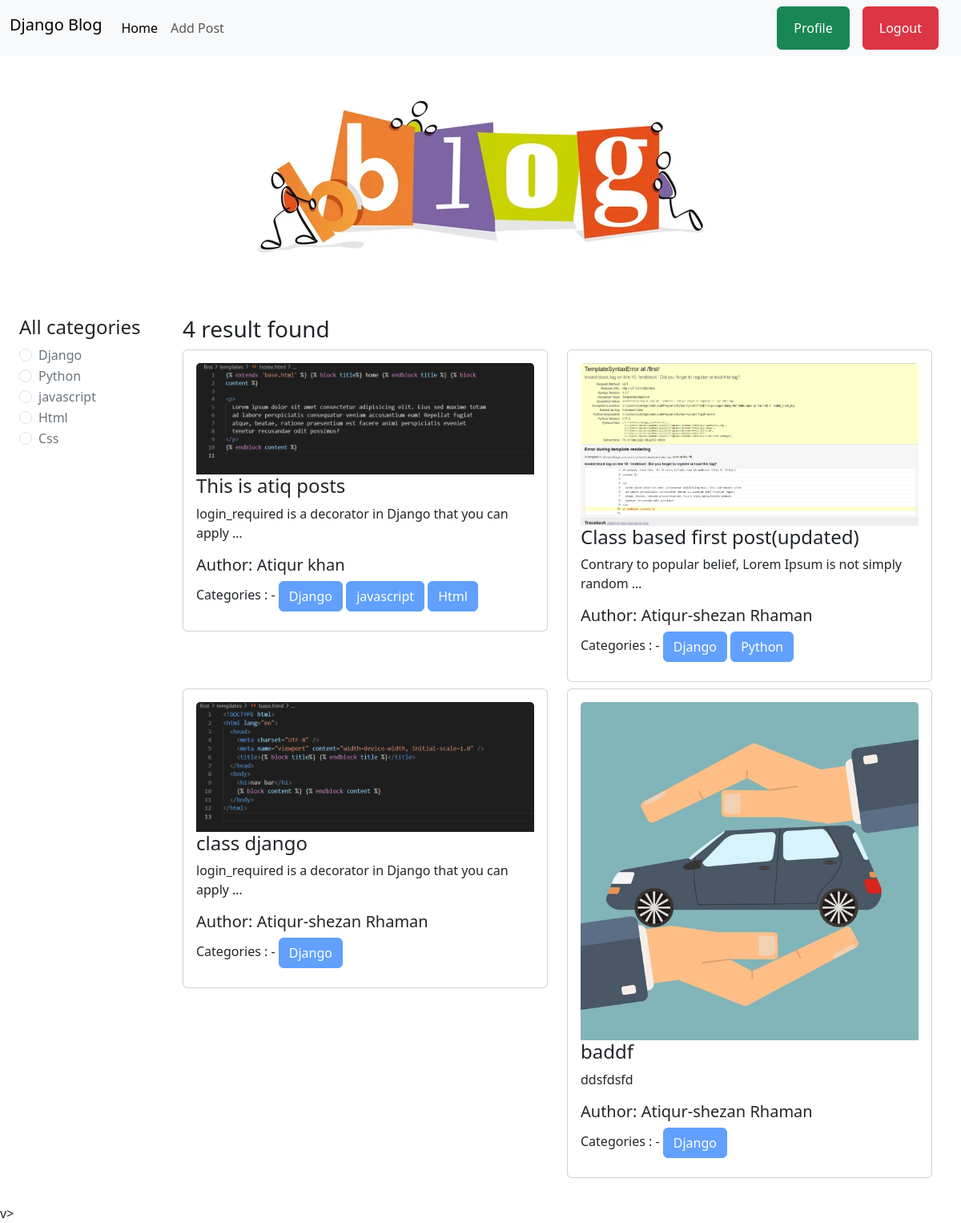
The app's page / (signed in) with its own data.
### categories/models.py (models this page shows, shortened)
class Category(models.Model):
    name = models.CharField(max_length=100)
    slug = models.SlugField(max_length=100, unique=True, null=True, blank=True)

### posts/models.py (models this page shows, shortened)
class Post(models.Model):
    title = models.CharField(max_length=50)
    content = models.TextField()
    category = models.ManyToManyField(Category)
    author = models.ForeignKey(User, on_delete=models.CASCADE)
    image = models.ImageField(upload_to='posts/media/uploads/', blank=True, null=True)

### blog_project/views.py (the view)
# urls.py: 2. Add a URL to urlpatterns:  path('', views.home, name='home')
def home(request, category_slug = None):
    data = Post.objects.all()
    if category_slug is not None:
        category = Category.objects.get(slug = category_slug)
        data = Post.objects.filter(category = category)
    categories = Category.objects.all()
    return render(request, 'home.html', {'data': data, 'category': categories})

### templates/home.html (shortened to what this page needs)
{% extends "base.html" %}
{% load static %}
{% block content %}
<div class="d-flex justify-content-center py-5">
        <img src="{% static 'hedder.jpg' %}" alt="">
</div>
<div class="d-flex flex-wrap p-4">
    <div class="col-2">
        <h4>All categories</h4>
        {% for i in category %}
          <div class="form-check">
            <input class="form-check-input" type="radio" name="flexRadioDefault" id="{{i.id}}">
            <label class="form-check-label" for="{{i.id}}">
                <a class="text-decoration-none text-secondary" href="{% url 'category_wase_post' i.slug %}">  {{i.name}}</a>
            </label>
          </div>
        {% endfor %}
    </div>
    <div class="col-10">
        <div class="container">
            <h3>{{data | length}} result found</h3>
            <div class="row">
                {% for i in data %}
                    <div class="col-sm-6 mb-3 mb-sm-2">
                        <div class="card">
                            <div class="card-body">
                                <img src="{{i.image.url}}" class="card-img-top" alt="user image">
                                <h4 class="card-title"><a class="text-decoration-none text-dark" href="{% url 'details_post' i.id %}">{{i.title}}</a></h4>
                                <p class="card-text">{{i.content | truncatewords:10}}</p>
                                <h5 class="card-title">Author: {{i.author.first_name}} {{i.author.last_name}}</h5>
                                <div class="mb-2">
                                    Categories : -
                                    {% for j in i.category.all %}
                                    <button class="btn btn-primary" disabled>{{j.name}}</button>
                                    {% endfor %}
                                </div>
                            </div>
                        </div>
                    </div>
                {% endfor %}
              </div>
            </div>
    </div>
</div>
v>
{% endblock content %}

### records on screen
Category: name "Django"
Category: name "Python"
Category: name "javascript"
Category: name "Html"
Category: name "Css"
Post: image (picture), title "This is atiq posts", content "login_required is a decorator in Django that you can apply …", author.first_name "Atiqur", author.last_name "khan"
Post: image (picture), title "Class based first post(updated)", content "Contrary to popular belief, Lorem Ipsum is not simply random …", author.first_name "Atiqur-shezan", author.last_name "Rhaman"
Post: image (picture), title "class django", content "login_required is a decorator in Django that you can apply …", author.first_name "Atiqur-shezan", author.last_name "Rhaman"
Post: image (picture), title "baddf", content "ddsfdsfd", author.first_name "Atiqur-shezan", author.last_name "Rhaman"

### other values on screen
{{ data | length }} "4"
